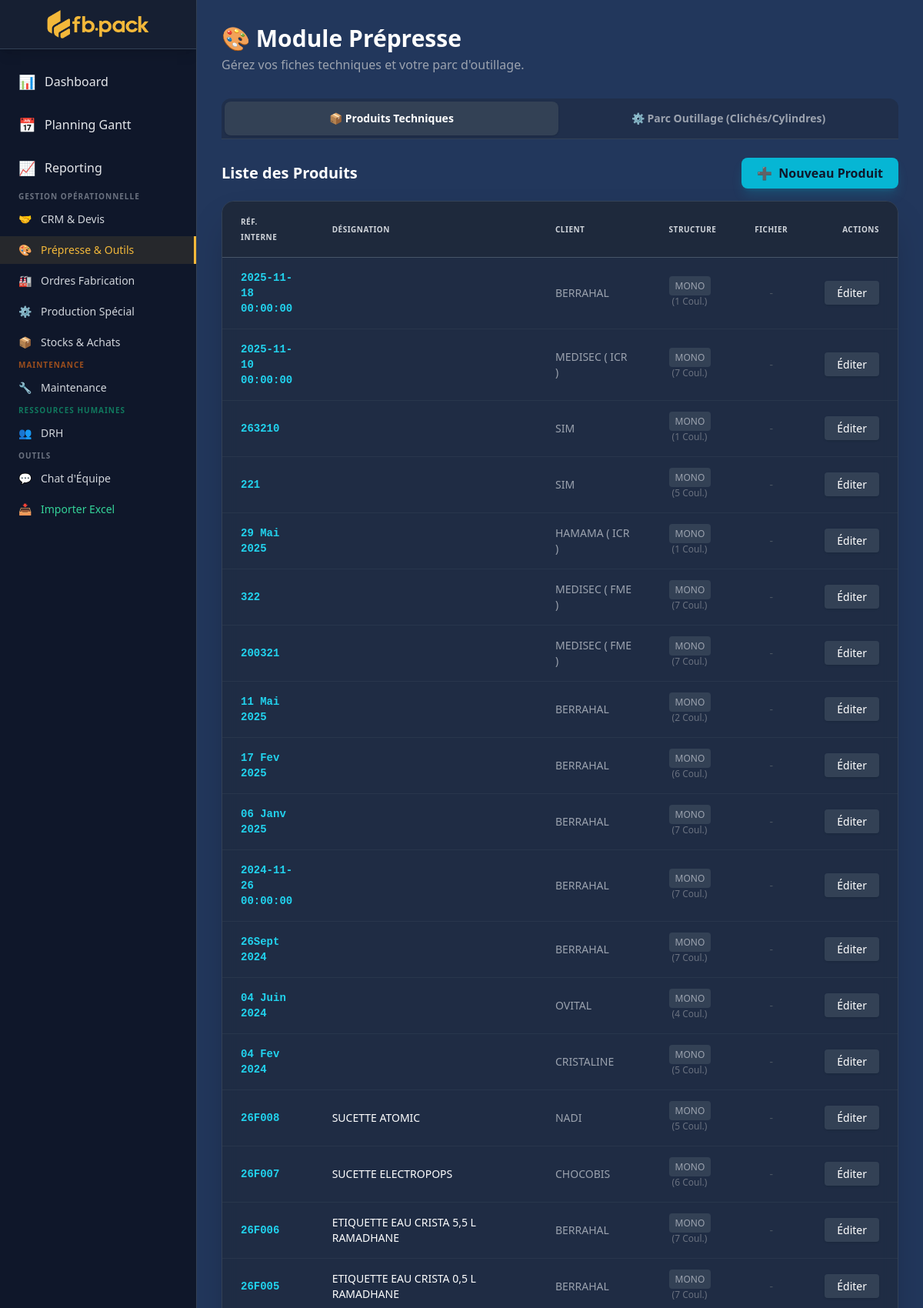
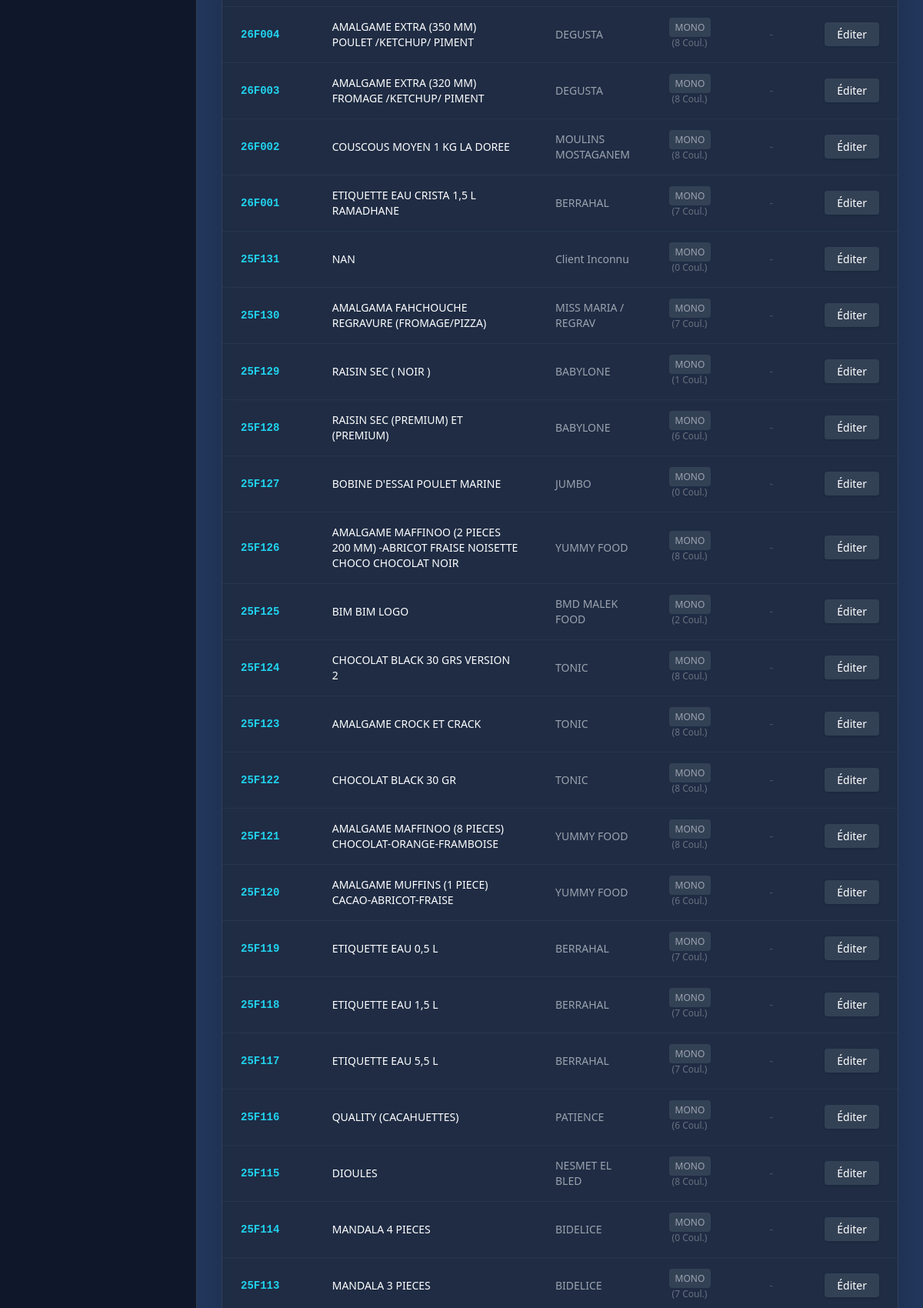
Page /prepress/ (signed in, upper part) on the committed database (2 pictures, top to bottom).
### core/models.py (models this page shows, shortened)
class TechnicalProduct(models.Model):
    client = models.ForeignKey(Client, on_delete=models.CASCADE)
    ref_internal = models.CharField("Ref Interne", max_length=50, unique=True)
    name = models.CharField("Désignation", max_length=200)
    structure_type = models.CharField(
        max_length=20,
        choices=[('MONO', 'Mono'), ('DUPLEX', 'Duplex'), ('TRIPLEX', 'Triplex')],
        default='MONO'
    )
    width_mm = models.FloatField("Laize (mm)", default=0)
    cut_length_mm = models.FloatField("Pas de coupe (mm)", default=0, null=True, blank=True)
    num_colors = models.IntegerField("Nb Couleurs", default=0, null=True, blank=True)
    artwork_file = models.FileField("Fichier Graphique (AI/PDF)", upload_to='artwork/', blank=True)
    artwork_version = models.IntegerField(default=1)
    class Meta:
        verbose_name = "Produit technique"
        verbose_name_plural = "Produits techniques"

class Client(models.Model):
    STATUS_CHOICES = [
        ('PROSPECT', 'Prospect'),
        ('ACTIVE', 'Actif'),
        ('VIP', 'VIP'),
        ('LOST', 'Perdu'),
    ]
    SEGMENT_CHOICES = [
        ('FLEXO', 'Flexographie'),
        ('HELIO', 'Héliogravure'),
        ('EXTRUSION', 'Extrusion'),
        ('AUTRE', 'Autre'),
    ]
    SIZE_CHOICES = [
        ('TPE', 'TPE (< 10 salariés)'),
        ('PME', 'PME (10-250)'),
        ('ETI', 'ETI (250-5000)'),
        ('GE', 'Grande Entreprise (> 5000)'),
    ]
    REGION_CHOICES = [
        ('NORD', 'Nord'),
        ('SUD', 'Sud'),
        ('EST', 'Est'),
        ('OUEST', 'Ouest'),
        ('CENTRE', 'Centre'),
        ('EXPORT', 'Export'),
    ]
    name = models.CharField("Raison Sociale", max_length=200)
    code_client = models.CharField("Code Client Interne", max_length=50, blank=True, unique=True, null=True)
    status = models.CharField(max_length=20, choices=STATUS_CHOICES, default='PROSPECT')
    segment = models.CharField("Segment d'activité", max_length=20, choices=SEGMENT_CHOICES, default='FLEXO')
    size = models.CharField("Taille du client", max_length=10, choices=SIZE_CHOICES, blank=True)
    region = models.CharField("Région / Zone", max_length=10, choices=REGION_CHOICES, blank=True)
    ca_estime = models.DecimalField("Volume Estimé (KG/Étiquette)", max_digits=14, decimal_places=2, default=0)
    sector = models.CharField("Secteur d'activité", max_length=100, blank=True)
    city = models.CharField("Ville", max_length=100)
    address = models.TextField("Adresse complète", blank=True)
    phone = models.CharField("Téléphone", max_length=50)
    email = models.EmailField(blank=True)
    website = models.URLField("Site web", blank=True)
    commercial = models.ForeignKey(
        User, on_delete=models.SET_NULL, null=True, blank=True,
        verbose_name="Commercial responsable", related_name='clients'
    )
    date_creation = models.DateField("Date d'entrée", default=timezone.now)
    notes = models.TextField("Notes internes", blank=True)
    class Meta:
        verbose_name = "Client"
        verbose_name_plural = "Clients"
        ordering = ['name']

### core/views.py (the view)
# urls.py: path('prepress/', views.prepress_view, name='prepress_view'),
@login_required
def prepress_view(request):
    products = TechnicalProduct.objects.all().order_by('-id')
    tools = Tooling.objects.all().order_by('-id')
    return render(request, 'prepress.html', {'products': products, 'tools': tools})

### core/context_processors.py (called while the page is built)
def maintenance_alerts(request):
    if request.user.is_authenticated:
        try:
            count = AlerteMaintenance.objects.filter(est_traitee=False).count()
        except Exception:
            count = 0
        return {'alertes_maintenance_count': count}
    return {'alertes_maintenance_count': 0}

### core/models.py (called while the page is built)
    def wear_percent(self):
        if self.max_impressions == 0:
            return 0
        return round((self.current_impressions / self.max_impressions) * 100, 1)

### templates/prepress.html (shortened to what this page needs)
{% extends 'base.html' %}
{% block content %}
<div class="max-w-7xl mx-auto">
    <div class="mb-8">
        <h1 class="text-3xl font-black text-white">🎨 Module Prépresse</h1>
        <p class="text-gray-400 mt-1">Gérez vos fiches techniques et votre parc d'outillage.</p>
    </div>
    <div class="flex border-b border-slate-700 mb-6 bg-slate-800/50 p-1 rounded-t-xl overflow-hidden gap-1">
        <button onclick="openTab('tab-products', this)" id="btn-default" class="tab-btn flex-1 py-3 text-sm font-bold text-white bg-slate-700 rounded-lg shadow focus:outline-none transition-all duration-300">
            📦 Produits Techniques
        </button>
        <button onclick="openTab('tab-tools', this)" class="tab-btn flex-1 py-3 text-sm font-bold text-gray-400 hover:text-white hover:bg-slate-700/50 rounded-lg focus:outline-none transition-all duration-300">
            ⚙️ Parc Outillage (Clichés/Cylindres)
        </button>
    </div>
    <div id="tab-products" class="tab-content block animate-fade-in">
        <div class="flex justify-between items-center mb-4">
            <h2 class="text-xl font-bold text-white">Liste des Produits</h2>
            <a href="{% url 'add_product' %}" class="bg-cyan-500 hover:bg-cyan-400 text-slate-900 font-bold py-2 px-5 rounded-lg shadow-lg shadow-cyan-500/20 transition flex items-center gap-2">
                <span>➕</span> Nouveau Produit
            </a>
        </div>
        <div class="glass rounded-2xl border border-slate-700 overflow-hidden shadow-2xl">
            <div class="overflow-x-auto">
                <table class="w-full text-left text-sm text-gray-400">
                    <thead class="bg-slate-800/80 text-[10px] text-gray-300 uppercase font-extrabold tracking-wider border-b border-slate-600">
                        <tr>
                            <th class="px-6 py-4">Réf. Interne</th>
                            <th class="px-6 py-4">Désignation</th>
                            <th class="px-6 py-4">Client</th>
                            <th class="px-6 py-4">Structure</th>
                            <th class="px-6 py-4 text-center">Fichier</th>
                            <th class="px-6 py-4 text-right">Actions</th>
                        </tr>
                    </thead>
                    <tbody class="divide-y divide-slate-700/50">
                        {% for p in products %}
                        <tr class="hover:bg-slate-700/30 transition">
                            <td class="px-6 py-4 font-mono text-cyan-400 font-bold">{{ p.ref_internal }}</td>
                            <td class="px-6 py-4 text-white font-medium">{{ p.name }}</td>
                            <td class="px-6 py-4">{{ p.client.name }}</td>
                            <td class="px-6 py-4"><span class="bg-slate-700 px-2 py-1 rounded text-xs">{{ p.structure_type }}</span> <span class="text-xs text-gray-500 ml-1">({{ p.num_colors }} Coul.)</span></td>
                            <td class="px-6 py-4 text-center">
                                {% if p.artwork_file %}
                                    <a href="{{ p.artwork_file.url }}" target="_blank" class="text-blue-400 hover:text-blue-300 underline font-medium text-xs bg-blue-500/10 px-2 py-1 rounded">📄 PDF</a>
                                {% else %} <span class="text-gray-600">-</span> {% endif %}
                            </td>
                            <td class="px-6 py-4 text-right">
                                <a href="{% url 'edit_product' p.id %}" class="text-white hover:text-white font-medium bg-slate-700 px-4 py-1.5 rounded hover:bg-slate-600 transition shadow">Éditer</a>
                            </td>
                        </tr>
                        {% empty %}
                        <tr><td colspan="6" class="px-6 py-12 text-center text-gray-500">Aucun produit technique enregistré.</td></tr>
                        {% endfor %}
                    </tbody>
                </table>
            </div>
        </div>
    </div>
</div>
{% endblock %}

### templates/base.html (style rules this page uses)
.glass { background: rgba(30, 41, 59, 0.7); backdrop-filter: blur(10px); border: 1px solid rgba(255,255,255,0.05); }

### rows in the picture
TechnicalProduct: ref_internal "2025-11-18 00:00:00", client.name "BERRAHAL", structure_type "MONO", num_colors "1"
TechnicalProduct: ref_internal "2025-11-10 00:00:00", client.name "MEDISEC ( ICR )", structure_type "MONO", num_colors "7"
TechnicalProduct: ref_internal "263210", client.name "SIM", structure_type "MONO", num_colors "1"
TechnicalProduct: ref_internal "221", client.name "SIM", structure_type "MONO", num_colors "5"
TechnicalProduct: ref_internal "29 Mai 2025", client.name "HAMAMA ( ICR )", structure_type "MONO", num_colors "1"
TechnicalProduct: ref_internal "322", client.name "MEDISEC ( FME )", structure_type "MONO", num_colors "7"
TechnicalProduct: ref_internal "200321", client.name "MEDISEC ( FME )", structure_type "MONO", num_colors "7"
TechnicalProduct: ref_internal "11 Mai 2025", client.name "BERRAHAL", structure_type "MONO", num_colors "2"
TechnicalProduct: ref_internal "17 Fev 2025", client.name "BERRAHAL", structure_type "MONO", num_colors "6"
TechnicalProduct: ref_internal "06 Janv 2025", client.name "BERRAHAL", structure_type "MONO", num_colors "7"
TechnicalProduct: ref_internal "2024-11-26 00:00:00", client.name "BERRAHAL", structure_type "MONO", num_colors "7"
TechnicalProduct: ref_internal "26Sept 2024", client.name "BERRAHAL", structure_type "MONO", num_colors "7"
TechnicalProduct: ref_internal "04 Juin 2024", client.name "OVITAL", structure_type "MONO", num_colors "4"
TechnicalProduct: ref_internal "04 Fev 2024", client.name "CRISTALINE", structure_type "MONO", num_colors "5"
TechnicalProduct: ref_internal "26F008", name "SUCETTE ATOMIC", client.name "NADI", structure_type "MONO", num_colors "5"
TechnicalProduct: ref_internal "26F007", name "SUCETTE ELECTROPOPS", client.name "CHOCOBIS", structure_type "MONO", num_colors "6"
TechnicalProduct: ref_internal "26F006", name "ETIQUETTE EAU CRISTA 5,5 L RAMADHANE", client.name "BERRAHAL", structure_type "MONO", num_colors "7"
TechnicalProduct: ref_internal "26F005", name "ETIQUETTE EAU CRISTA 0,5 L RAMADHANE", client.name "BERRAHAL", structure_type "MONO", num_colors "7"
TechnicalProduct: ref_internal "26F004", name "AMALGAME EXTRA (350 MM) POULET /KETCHUP/ PIMENT", client.name "DEGUSTA", structure_type "MONO", num_colors "8"
TechnicalProduct: ref_internal "26F003", name "AMALGAME EXTRA (320 MM) FROMAGE /KETCHUP/ PIMENT", client.name "DEGUSTA", structure_type "MONO", num_colors "8"
TechnicalProduct: ref_internal "26F002", name "COUSCOUS MOYEN 1 KG LA DOREE", client.name "MOULINS MOSTAGANEM", structure_type "MONO", num_colors "8"
TechnicalProduct: ref_internal "26F001", name "ETIQUETTE EAU CRISTA 1,5 L RAMADHANE", client.name "BERRAHAL", structure_type "MONO", num_colors "7"
TechnicalProduct: ref_internal "25F131", name "NAN", client.name "Client Inconnu", structure_type "MONO", num_colors "0"
TechnicalProduct: ref_internal "25F130", name "AMALGAMA FAHCHOUCHE REGRAVURE (FROMAGE/PIZZA)", client.name "MISS MARIA / REGRAV", structure_type "MONO", num_colors "7"
TechnicalProduct: ref_internal "25F129", name "RAISIN SEC ( NOIR )", client.name "BABYLONE", structure_type "MONO", num_colors "1"
TechnicalProduct: ref_internal "25F128", name "RAISIN SEC (PREMIUM) ET (PREMIUM)", client.name "BABYLONE", structure_type "MONO", num_colors "6"
TechnicalProduct: ref_internal "25F127", name "BOBINE D'ESSAI POULET MARINE", client.name "JUMBO", structure_type "MONO", num_colors "0"
TechnicalProduct: ref_internal "25F126", name "AMALGAME MAFFINOO (2 PIECES 200 MM) -ABRICOT FRAISE NOISETTE CHOCO CHOCOLAT NOIR", client.name "YUMMY FOOD", structure_type "MONO", num_colors "8"
TechnicalProduct: ref_internal "25F125", name "BIM BIM LOGO", client.name "BMD MALEK FOOD", structure_type "MONO", num_colors "2"
TechnicalProduct: ref_internal "25F124", name "CHOCOLAT BLACK 30 GRS VERSION 2", client.name "TONIC", structure_type "MONO", num_colors "8"
TechnicalProduct: ref_internal "25F123", name "AMALGAME CROCK ET CRACK", client.name "TONIC", structure_type "MONO", num_colors "8"
TechnicalProduct: ref_internal "25F122", name "CHOCOLAT BLACK 30 GR", client.name "TONIC", structure_type "MONO", num_colors "8"
TechnicalProduct: ref_internal "25F121", name "AMALGAME MAFFINOO (8 PIECES) CHOCOLAT-ORANGE-FRAMBOISE", client.name "YUMMY FOOD", structure_type "MONO", num_colors "8"
TechnicalProduct: ref_internal "25F120", name "AMALGAME MUFFINS (1 PIECE) CACAO-ABRICOT-FRAISE", client.name "YUMMY FOOD", structure_type "MONO", num_colors "6"
TechnicalProduct: ref_internal "25F119", name "ETIQUETTE EAU 0,5 L", client.name "BERRAHAL", structure_type "MONO", num_colors "7"
TechnicalProduct: ref_internal "25F118", name "ETIQUETTE EAU 1,5 L", client.name "BERRAHAL", structure_type "MONO", num_colors "7"
TechnicalProduct: ref_internal "25F117", name "ETIQUETTE EAU 5,5 L", client.name "BERRAHAL", structure_type "MONO", num_colors "7"
TechnicalProduct: ref_internal "25F116", name "QUALITY (CACAHUETTES)", client.name "PATIENCE", structure_type "MONO", num_colors "6"
TechnicalProduct: ref_internal "25F115", name "DIOULES", client.name "NESMET EL BLED", structure_type "MONO", num_colors "8"
TechnicalProduct: ref_internal "25F114", name "MANDALA 4 PIECES", client.name "BIDELICE", structure_type "MONO", num_colors "0"
TechnicalProduct: ref_internal "25F113", name "MANDALA 3 PIECES", client.name "BIDELICE", structure_type "MONO", num_colors "7"
